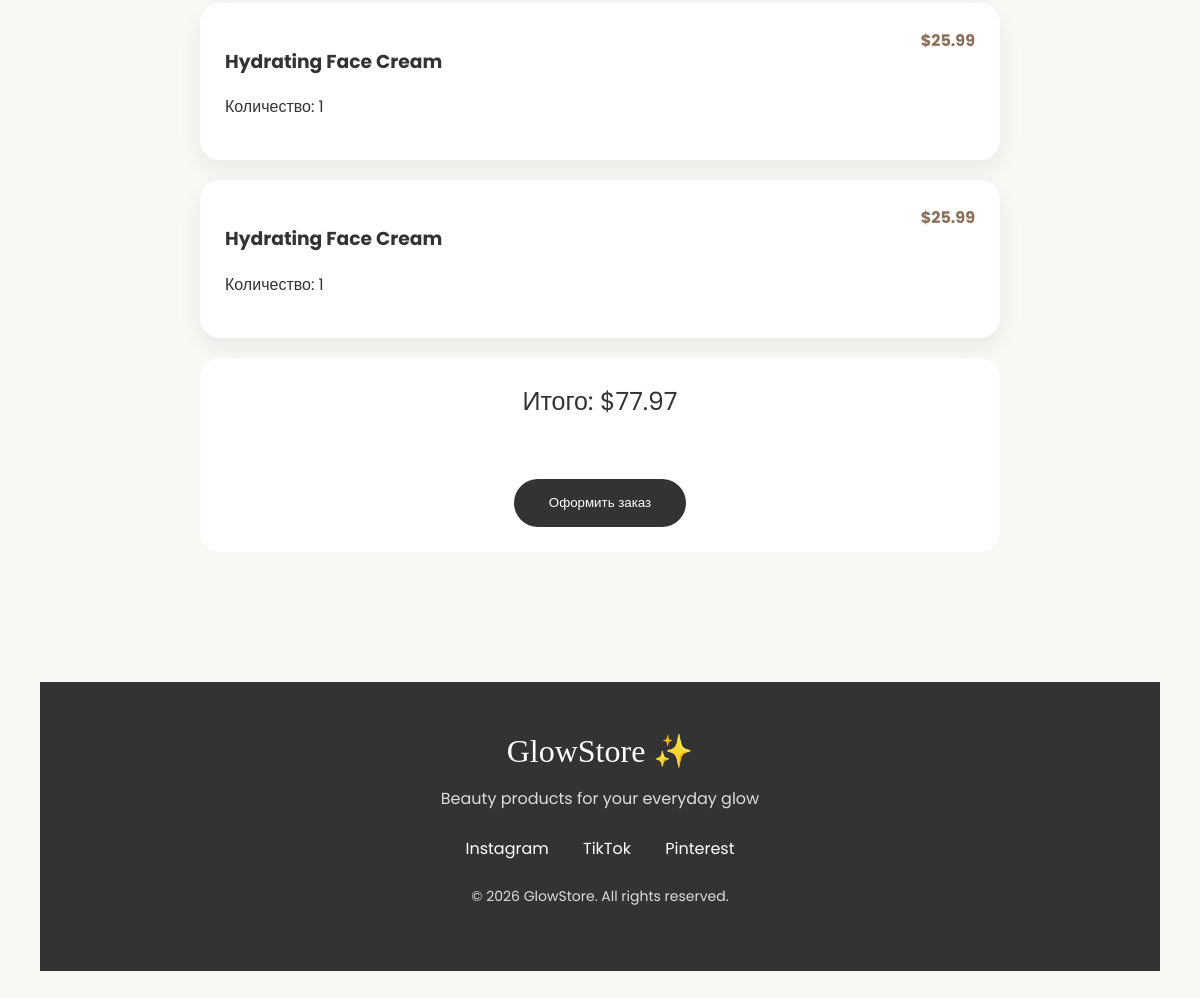
Before: /cart/ (lower part) with the older database file.
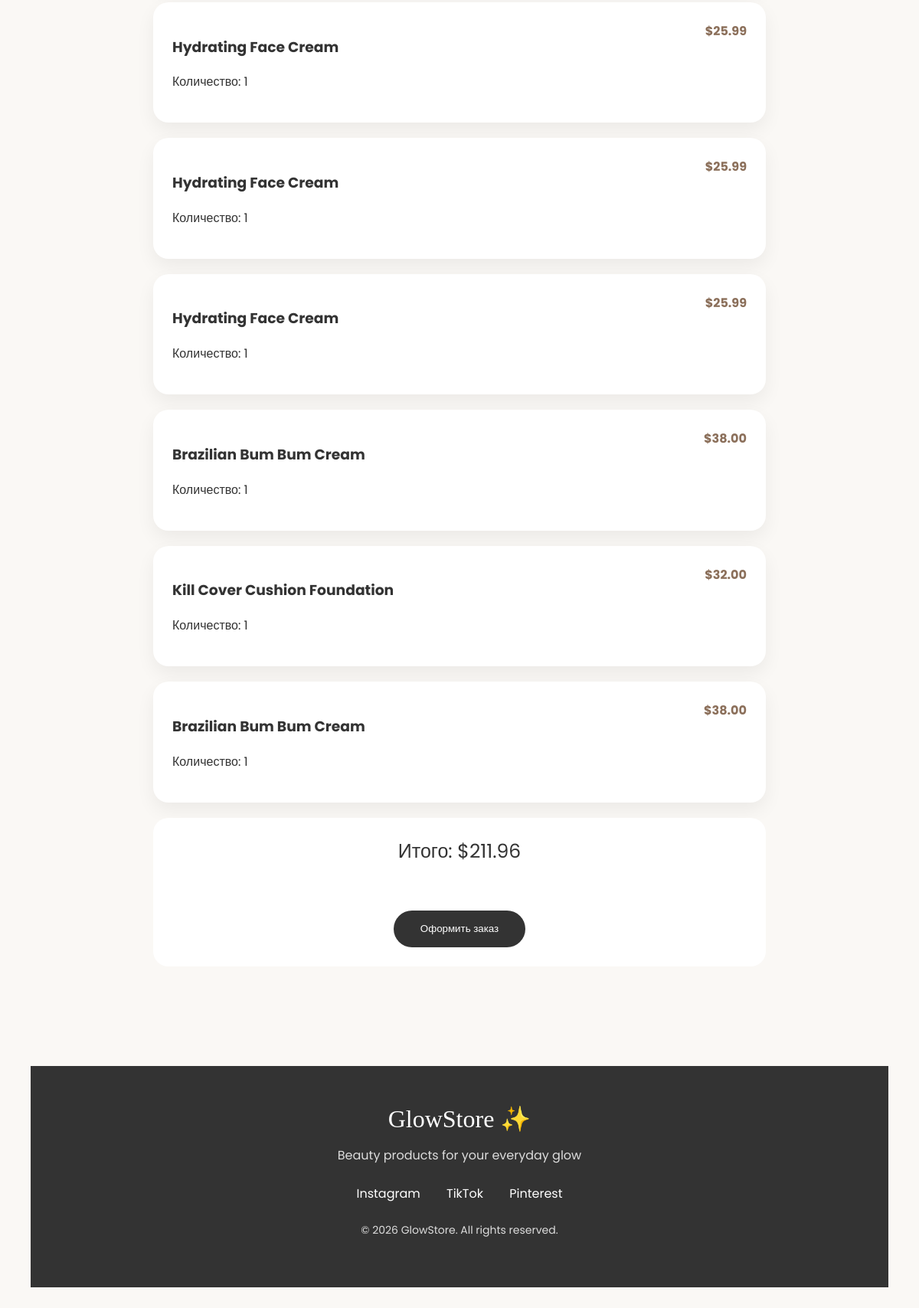
After: the same page with the newer database file.
### cart/models.py (models this page shows, shortened)
class CartItem(models.Model):
    product = models.ForeignKey(
        Product,
        on_delete=models.CASCADE
    )
    quantity = models.PositiveIntegerField(default=1)
    def total_price(self):
        return self.product.price * self.quantity

### products/models.py (models this page shows, shortened)
class Product(models.Model):
    owner = models.ForeignKey(
        User,
        on_delete=models.CASCADE,
        null=True,
        blank=True
    )
    name = models.CharField(
        max_length=200
    )
    description = models.TextField()
    price = models.DecimalField(
        max_digits=8,
        decimal_places=2
    )
    image = models.ImageField(
        upload_to='products/'
    )
    brand = models.CharField(
        max_length=100
    )
    category = models.ForeignKey(
        Category,
        on_delete=models.CASCADE,
        related_name='products'
    )
    stock = models.PositiveIntegerField(
        default=0
    )
    created_at = models.DateTimeField(
        auto_now_add=True
    )

### cart/views.py (the view)
def cart_view(request):
    items = CartItem.objects.all()
    total = sum(
        item.total_price()
        for item in items
    )
    context = {
        'items': items,
        'total': total,
    }
    return render(
        request,
        'cart/cart.html',
        context
    )

### cart/templates/cart/cart.html (shortened to what this page needs)
{% extends 'base.html' %}
{% block content %}
</head>
<body>
<div class="cart">
    {% for item in items %}
    <div class="item">
        <div>
            <h3>
                {{ item.product.name }}
            </h3>
            <p>
                Количество: {{ item.quantity }}
            </p>
        </div>
        <div class="price">
            ${{ item.total_price }}
        </div>
    </div>
    {% empty %}
    <p>
        Корзина пока пустая
    </p>
    {% endfor %}
    <div class="total">
        Итого: ${{ total }}
        <br><br>
        <a href="{% url 'checkout' %}">
            <button>
                Оформить заказ
            </button>
        </a>
    </div>
</div>
{% endblock %}

Changed rows visible on the page:
added CartItem: product.name "Hydrating Face Cream", quantity "1", total_price "25.99"
added CartItem: product.name "Brazilian Bum Bum Cream", quantity "1", total_price "38.00"
added CartItem: product.name "Kill Cover Cushion Foundation", quantity "1", total_price "32.00"
added CartItem: product.name "Brazilian Bum Bum Cream", quantity "1", total_price "38.00"
Other visible differences:
{{ total }}: "77.97" → "211.96"
